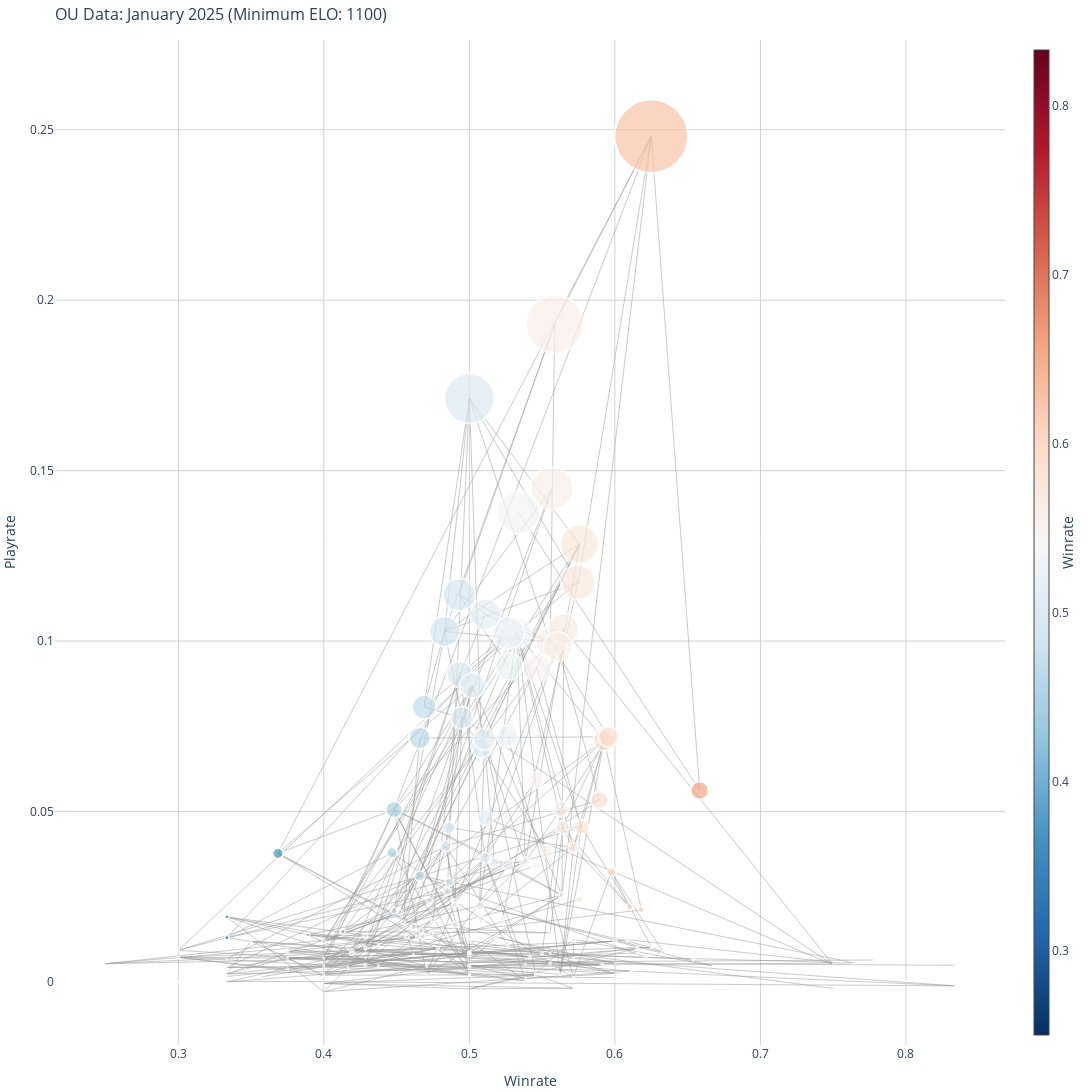

The code cell stored with this chart in its notebook:
### Markdown cell above
## Interactive meta-graph

### Code cell
pos = {
    node: (data['winrate'], data['playrate'] + np.random.uniform(-0.005, 0.005))
    for node, data in main.nodes(data=True)
}

node_x = []
node_y = []
node_text = []
node_size = []
node_colors = []

for node in main.nodes():
    x, y = pos[node]
    node_x.append(x)
    node_y.append(y)
    node_text.append(node)  # Hover text
    node_size.append(playrates[node]*300)
    node_colors.append(winrates[node])

# Edge trace
edge_x = []
edge_y = []
edge_colors = []

for u, v in main.edges():
    x0, y0 = pos[u]
    x1, y1 = pos[v]
    edge_x += [x0, x1, None]
    edge_y += [y0, y1, None]
    edge_colors.append(np.log(main[u][v]['weight']))

edge_trace = go.Scatter(
    x=edge_x,
    y=edge_y,
    mode='lines',
    line=dict(width=1, color='rgba(150,150,150,0.5)'),
    hoverinfo='none'
)

# Node trace
node_trace = go.Scatter(
    x=node_x,
    y=node_y,
    mode='markers',
    marker=dict(
        showscale=True,
        colorscale='RdBu_r',
        color=node_colors,
        size=node_size,
        colorbar=dict(
            thickness=15,
            title='Winrate',
            xanchor='left',
            titleside='right'
        ),
        line_width=2
    ),
    text=node_text,
    hoverinfo='text'
)

# Create figure
fig = go.Figure(
    data=[edge_trace, node_trace],
    layout=go.Layout(
        title='OU Data: January 2025 (Minimum ELO: 1100)',
        titlefont_size=16,
        showlegend=False,
        hovermode='closest',
        margin=dict(b=20, l=5, r=5, t=40),
        width = 1500,
        height = 1200,
        xaxis=dict(title='Winrate', tickvals=np.linspace(0.2, 0.9, 8), gridcolor='lightgray'),
        yaxis=dict(title='Playrate', tickvals=np.linspace(0, 0.25, 6), gridcolor='lightgray'),
        plot_bgcolor='white'
    )
)

fig.show()

### Figure 1 — Plotly figure (JSON) as saved in the notebook; plotly's stock layout.template omitted (floating-point values rounded to 4 significant figures; data arrays with more than 128 entries replaced by an {"elided": "..."} marker saying what was removed)
{"data": [{"hoverinfo": "none", "line": {"color": "rgba(150,150,150,0.5)", "width": 1}, "mode": "lines", "type": "scatter", "x": {"elided": "888 float values"}, "y": {"elided": "888 float values"}}, {"hoverinfo": "text", "marker": {"color": {"elided": "171 float values"}, "colorbar": {"thickness": 15, "title": {"side": "right", "text": "Winrate"}, "xanchor": "left"}, "colorscale": [[0, "rgb(5,48,97)"], [0.1, "rgb(33,102,172)"], [0.2, "rgb(67,147,195)"], [0.3, "rgb(146,197,222)"], [0.4, "rgb(209,229,240)"], [0.5, "rgb(247,247,247)"], [0.6, "rgb(253,219,199)"], [0.7, "rgb(244,165,130)"], [0.8, "rgb(214,96,77)"], [0.9, "rgb(178,24,43)"], [1, "rgb(103,0,31)"]], "line": {"width": 2}, "showscale": true, "size": {"elided": "171 float values"}}, "mode": "markers", "text": {"elided": "171 str values"}, "type": "scatter", "x": {"elided": "171 float values"}, "y": {"elided": "171 float values"}}], "layout": {"height": 1200, "hovermode": "closest", "margin": {"b": 20, "l": 5, "r": 5, "t": 40}, "plot_bgcolor": "white", "showlegend": false, "title": {"font": {"size": 16}, "text": "OU Data: January 2025 (Minimum ELO: 1100)"}, "width": 1500, "xaxis": {"gridcolor": "lightgray", "tickvals": [0.2, 0.3, 0.4, 0.5, 0.6, 0.7, 0.8, 0.9], "title": {"text": "Winrate"}}, "yaxis": {"gridcolor": "lightgray", "tickvals": [0, 0.05, 0.1, 0.15, 0.2, 0.25], "title": {"text": "Playrate"}}}}
